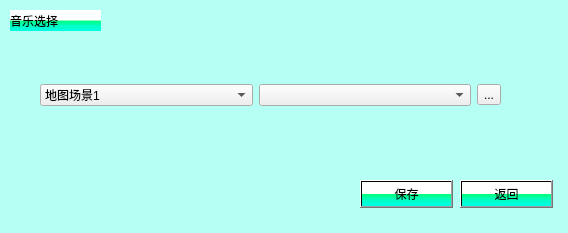
<?xml version="1.0" encoding="UTF-8"?>
<ui version="4.0">
 <class>add_music</class>
 <widget class="QDialog" name="add_music">
  <property name="geometry">
   <rect>
    <x>0</x>
    <y>0</y>
    <width>568</width>
    <height>233</height>
   </rect>
  </property>
  <property name="windowTitle">
   <string>Dialog</string>
  </property>
  <property name="styleSheet">
   <string notr="true">#add_music{background-color: rgb(181, 255, 244);}

</string>
  </property>
  <widget class="QWidget" name="gridLayoutWidget">
   <property name="geometry">
    <rect>
     <x>40</x>
     <y>40</y>
     <width>461</width>
     <height>111</height>
    </rect>
   </property>
   <layout class="QGridLayout" name="gridLayout">
    <item row="0" column="0">
     <widget class="QComboBox" name="comboBox">
      <item>
       <property name="text">
        <string>地图场景1</string>
       </property>
      </item>
      <item>
       <property name="text">
        <string>地图场景2</string>
       </property>
      </item>
      <item>
       <property name="text">
        <string>地图场景3</string>
       </property>
      </item>
      <item>
       <property name="text">
        <string>战斗场景</string>
       </property>
      </item>
      <item>
       <property name="text">
        <string>游戏开始界面</string>
       </property>
      </item>
     </widget>
    </item>
    <item row="0" column="1">
     <widget class="QComboBox" name="comboBox_4"/>
    </item>
    <item row="0" column="2">
     <widget class="QToolButton" name="toolButton">
      <property name="text">
       <string>...</string>
      </property>
     </widget>
    </item>
   </layout>
  </widget>
  <widget class="QLabel" name="label">
   <property name="geometry">
    <rect>
     <x>10</x>
     <y>10</y>
     <width>91</width>
     <height>21</height>
    </rect>
   </property>
   <property name="styleSheet">
    <string notr="true">background-color: qlineargradient(spread:pad, x1:0, y1:0, x2:0, y2:1, stop:0 rgba(255, 255, 255, 255), stop:0.495 rgba(255, 255, 255, 255), stop:0.505 rgba(0, 255, 121, 255), stop:0.744318 rgba(0, 255, 196, 255), stop:1 rgba(0, 255, 229, 255));</string>
   </property>
   <property name="text">
    <string>音乐选择</string>
   </property>
  </widget>
  <widget class="QPushButton" name="pushButton">
   <property name="geometry">
    <rect>
     <x>460</x>
     <y>180</y>
     <width>93</width>
     <height>28</height>
    </rect>
   </property>
   <property name="styleSheet">
    <string notr="true">background-color: qlineargradient(spread:pad, x1:0, y1:0, x2:0, y2:1, stop:0 rgba(255, 255, 255, 255), stop:0.495 rgba(255, 255, 255, 255), stop:0.505 rgba(0, 255, 121, 255), stop:0.744318 rgba(0, 255, 196, 255), stop:1 rgba(0, 255, 229, 255));</string>
   </property>
   <property name="text">
    <string>返回</string>
   </property>
  </widget>
  <widget class="QPushButton" name="pushButton_2">
   <property name="geometry">
    <rect>
     <x>360</x>
     <y>180</y>
     <width>93</width>
     <height>28</height>
    </rect>
   </property>
   <property name="styleSheet">
    <string notr="true">background-color: qlineargradient(spread:pad, x1:0, y1:0, x2:0, y2:1, stop:0 rgba(255, 255, 255, 255), stop:0.495 rgba(255, 255, 255, 255), stop:0.505 rgba(0, 255, 121, 255), stop:0.744318 rgba(0, 255, 196, 255), stop:1 rgba(0, 255, 229, 255));</string>
   </property>
   <property name="text">
    <string>保存</string>
   </property>
  </widget>
 </widget>
 <resources/>
 <connections>
  <connection>
   <sender>pushButton</sender>
   <signal>clicked()</signal>
   <receiver>add_music</receiver>
   <slot>close()</slot>
   <hints>
    <hint type="sourcelabel">
     <x>506</x>
     <y>193</y>
    </hint>
    <hint type="destinationlabel">
     <x>283</x>
     <y>116</y>
    </hint>
   </hints>
  </connection>
 </connections>
</ui>
